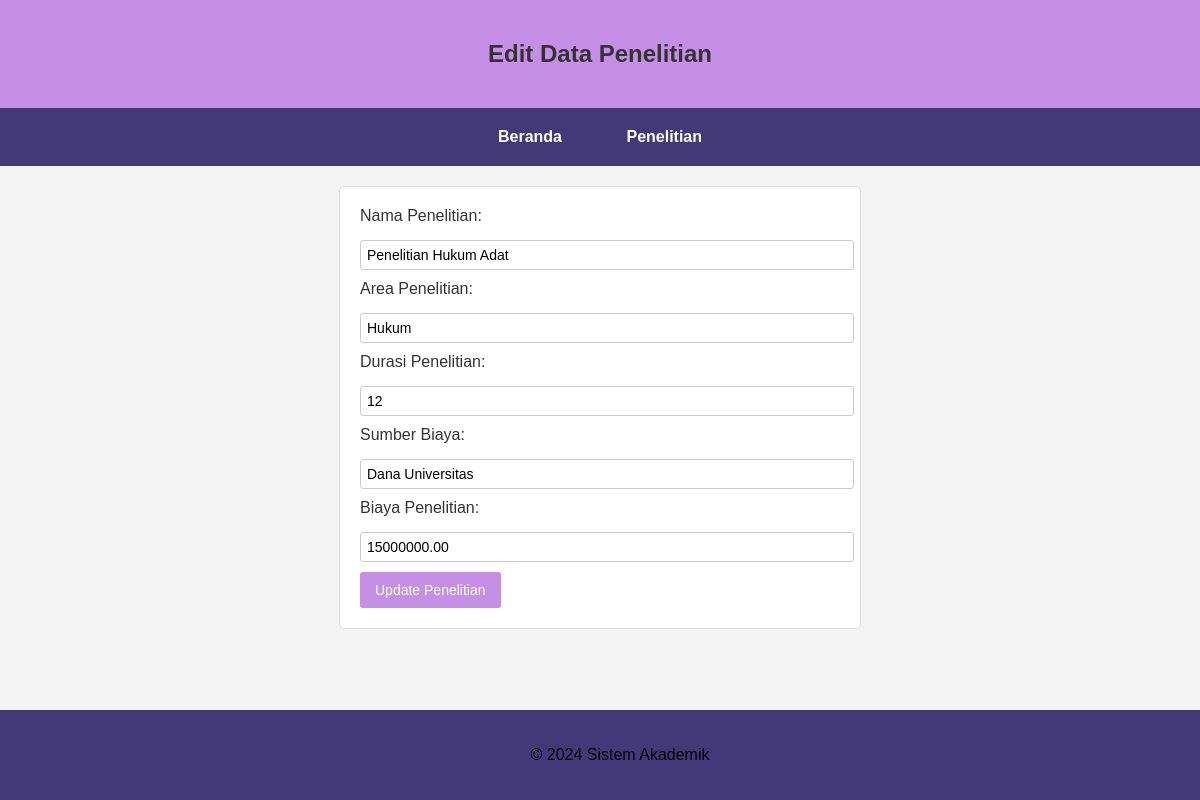
The page /edit_penelitian.php?idPenelitian=P001 on the database its author committed.
### tables this page shows
CREATE TABLE `penelitian` (
  `IdPenelitian` char(5) NOT NULL,
  `NamaPenelitian` varchar(100) DEFAULT NULL,
  `AreaPenelitian` varchar(100) DEFAULT NULL,
  `DurasiPenelitian` int(11) DEFAULT NULL,
  `SumberBiaya` varchar(100) DEFAULT NULL,
  `BiayaPenelitian` decimal(15,2) DEFAULT NULL
);

### edit_penelitian.php (the view, shortened to what this page needs)
<?php
include 'database_pia.php';
if (isset($_GET['idPenelitian'])) {
    $idPenelitian = $_GET['idPenelitian'];
    $sql = "SELECT * FROM penelitian WHERE IdPenelitian = '$idPenelitian'";
    $result = $conn->query($sql);
    if ($result->num_rows > 0) {
        $row = $result->fetch_assoc();
    } else {
        echo "Data penelitian tidak ditemukan.";
        exit;
    }
} else {
    echo "IdPenelitian tidak ditemukan.";
    exit;
}
?>
<!DOCTYPE html>
<html lang="en">
<head>
    <link rel="stylesheet" href="style.css">
</head>
<body>
<header>
    <h2>Edit Data Penelitian</h2>
</header>
<nav>
    <ul>
        <li><a href="index.php">Beranda</a></li>
        <li><a href="penelitian.php">Penelitian</a></li>
    </ul>
</nav>
<div class="container">
    <form action="edit_penelitian.php?idPenelitian=<?php echo $idPenelitian; ?>" method="POST">
        <label for="namaPenelitian">Nama Penelitian:</label>
        <input type="text" id="namaPenelitian" name="namaPenelitian" value="<?php echo $row['NamaPenelitian']; ?>" required>
        <label for="areaPenelitian">Area Penelitian:</label>
        <input type="text" id="areaPenelitian" name="areaPenelitian" value="<?php echo $row['AreaPenelitian']; ?>" required>
        <label for="durasiPenelitian">Durasi Penelitian:</label>
        <input type="text" id="durasiPenelitian" name="durasiPenelitian" value="<?php echo $row['DurasiPenelitian']; ?>" required>
        <label for="sumberBiaya">Sumber Biaya:</label>
        <input type="text" id="sumberBiaya" name="sumberBiaya" value="<?php echo $row['SumberBiaya']; ?>" required>
        <label for="biayaPenelitian">Biaya Penelitian:</label>
        <input type="text" id="biayaPenelitian" name="biayaPenelitian" value="<?php echo $row['BiayaPenelitian']; ?>" required>
        <input type="submit" name="submit" value="Update Penelitian">
    </form>
</div>
<footer>
    <p>&copy; 2024 Sistem Akademik</p>
</footer>
</body>
</html>

### style.css (style rules this page uses)
body { font-family: Arial, sans-serif; background-color: #f4f4f4; color: #333; margin: 0; padding: 0; }
h2, h3 { color: #333; text-align: center; }
a { color: #433878; text-decoration: none; font-weight: bold; }
form { width: 60%; margin: 20px auto; padding: 20px; background-color: #fff; border: 1px solid #ddd; border-radius: 5px; }
label { display: block; margin-bottom: 5px; font-weight: normal; }
input[type="text"], input[type="date"], select, textarea { width: 100%; padding: 6px; margin: 10px 0; border: 1px solid #ccc; border-radius: 3px; font-size: 14px; }
input[type="submit"] { background-color: #C68FE6; color: white; border: none; padding: 10px 15px; font-size: 14px; border-radius: 3px; cursor: pointer; }
.container { max-width: 800px; margin: 0 auto; padding-bottom: 100px; }
header { text-align: center; background-color: #C68FE6; color: white; padding: 20px; text-align: center; }
nav { background-color: #433878; text-align: center; }
nav ul { list-style-type: none; padding: 0; margin: 0; }
nav ul li { display: inline-block; margin: 10px; }
nav ul li a { color: white; text-decoration: none; font-size: 16px; padding: 10px 20px; display: inline-block; }
footer { text-align: center; padding: 20px; background-color: #433878; color: rgb(0, 0, 0); position: fixed; bottom: 0; width: 100%; }

### rows shown on the page
penelitian: namaPenelitian "Penelitian Hukum Adat", areaPenelitian "Hukum", durasiPenelitian "12", sumberBiaya "Dana Universitas", biayaPenelitian "15000000.00"
